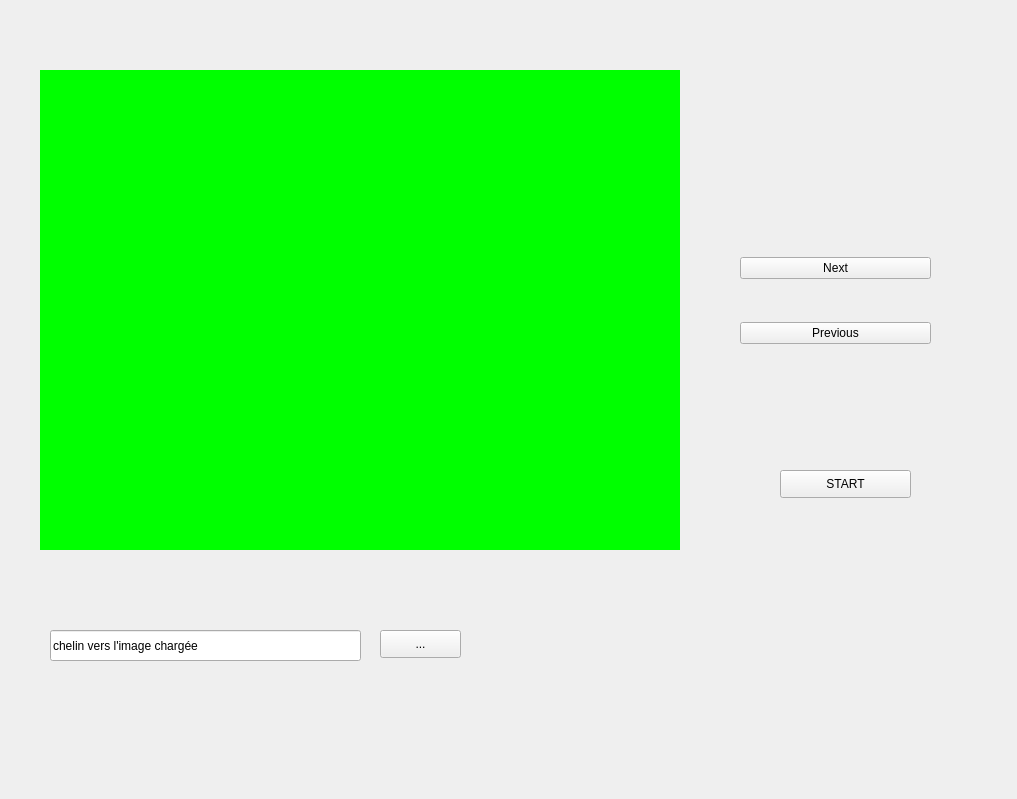
<?xml version="1.0" encoding="UTF-8"?>
<ui version="4.0">
 <class>Form</class>
 <widget class="QWidget" name="Form">
  <property name="enabled">
   <bool>true</bool>
  </property>
  <property name="geometry">
   <rect>
    <x>0</x>
    <y>0</y>
    <width>1017</width>
    <height>799</height>
   </rect>
  </property>
  <property name="windowTitle">
   <string>Form</string>
  </property>
  <property name="autoFillBackground">
   <bool>false</bool>
  </property>
  <property name="styleSheet">
   <string notr="true">
</string>
  </property>
  <widget class="QWidget" name="widget" native="true">
   <property name="geometry">
    <rect>
     <x>20</x>
     <y>50</y>
     <width>1011</width>
     <height>801</height>
    </rect>
   </property>
   <widget class="QWidget" name="verticalLayoutWidget">
    <property name="geometry">
     <rect>
      <x>720</x>
      <y>170</y>
      <width>191</width>
      <height>161</height>
     </rect>
    </property>
    <layout class="QVBoxLayout" name="verticalLayout">
     <item>
      <widget class="QPushButton" name="mButtonN">
       <property name="text">
        <string>Next</string>
       </property>
      </widget>
     </item>
     <item>
      <widget class="QPushButton" name="mButtonP">
       <property name="text">
        <string>Previous</string>
       </property>
      </widget>
     </item>
    </layout>
   </widget>
   <widget class="QWidget" name="horizontalLayoutWidget">
    <property name="geometry">
     <rect>
      <x>20</x>
      <y>520</y>
      <width>641</width>
      <height>151</height>
     </rect>
    </property>
    <layout class="QHBoxLayout" name="horizontalLayout"/>
   </widget>
   <widget class="QLineEdit" name="mLineEdit">
    <property name="geometry">
     <rect>
      <x>30</x>
      <y>580</y>
      <width>311</width>
      <height>31</height>
     </rect>
    </property>
    <property name="text">
     <string>chelin vers l'image chargée</string>
    </property>
   </widget>
   <widget class="QLabel" name="mLabel">
    <property name="geometry">
     <rect>
      <x>20</x>
      <y>20</y>
      <width>640</width>
      <height>480</height>
     </rect>
    </property>
    <property name="styleSheet">
     <string notr="true">background-color: rgb(0, 255, 0);
</string>
    </property>
    <property name="text">
     <string/>
    </property>
   </widget>
   <widget class="QPushButton" name="mButtonBrowse">
    <property name="geometry">
     <rect>
      <x>360</x>
      <y>580</y>
      <width>81</width>
      <height>28</height>
     </rect>
    </property>
    <property name="text">
     <string>...</string>
    </property>
   </widget>
   <widget class="QPushButton" name="mButtonAnimate">
    <property name="geometry">
     <rect>
      <x>760</x>
      <y>420</y>
      <width>131</width>
      <height>28</height>
     </rect>
    </property>
    <property name="text">
     <string>START</string>
    </property>
    <property name="checkable">
     <bool>true</bool>
    </property>
   </widget>
  </widget>
 </widget>
 <resources/>
 <connections>
  <connection>
   <sender>mButtonAnimate</sender>
   <signal>clicked()</signal>
   <receiver>Form</receiver>
   <slot>Animate()</slot>
   <hints>
    <hint type="sourcelabel">
     <x>824</x>
     <y>491</y>
    </hint>
    <hint type="destinationlabel">
     <x>633</x>
     <y>32</y>
    </hint>
   </hints>
  </connection>
 </connections>
 <slots>
  <slot>LoadFiles()</slot>
  <slot>Next()</slot>
  <slot>Previous()</slot>
  <slot>Animate()</slot>
 </slots>
</ui>
